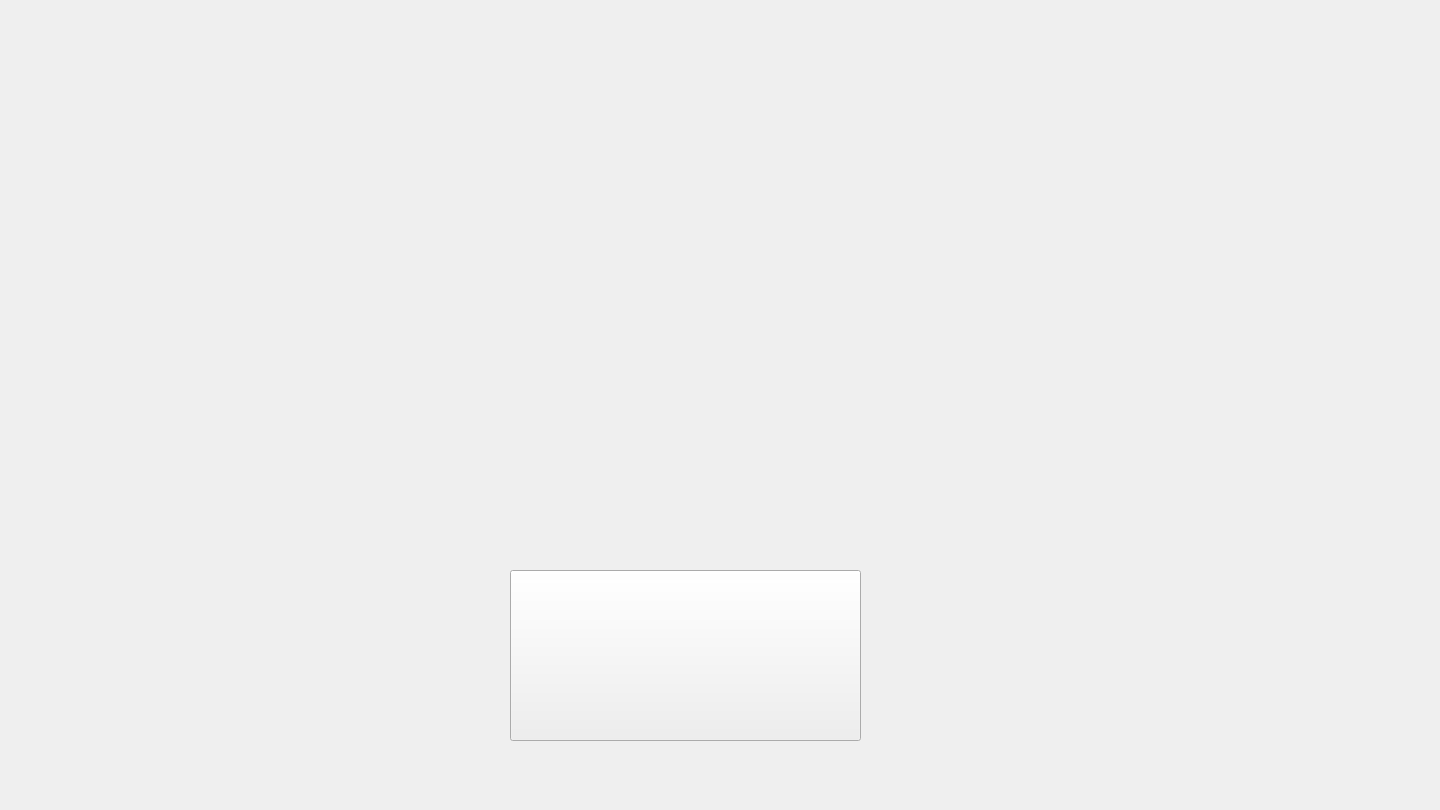
<?xml version="1.0" encoding="UTF-8"?>
<ui version="4.0">
 <class>MainWindow3</class>
 <widget class="QWidget" name="MainWindow3">
  <property name="geometry">
   <rect>
    <x>0</x>
    <y>0</y>
    <width>1440</width>
    <height>810</height>
   </rect>
  </property>
  <property name="windowTitle">
   <string>Form</string>
  </property>
  <property name="styleSheet">
   <string notr="true">background-image: url(:/90Tank/player_tank/OKOCIN.png);</string>
  </property>
  <widget class="QPushButton" name="BACK">
   <property name="geometry">
    <rect>
     <x>510</x>
     <y>570</y>
     <width>351</width>
     <height>171</height>
    </rect>
   </property>
   <property name="styleSheet">
    <string notr="true">image: url(:/90Tank/player_tank/MENU.png);</string>
   </property>
   <property name="text">
    <string/>
   </property>
  </widget>
 </widget>
 <resources/>
 <connections/>
</ui>
